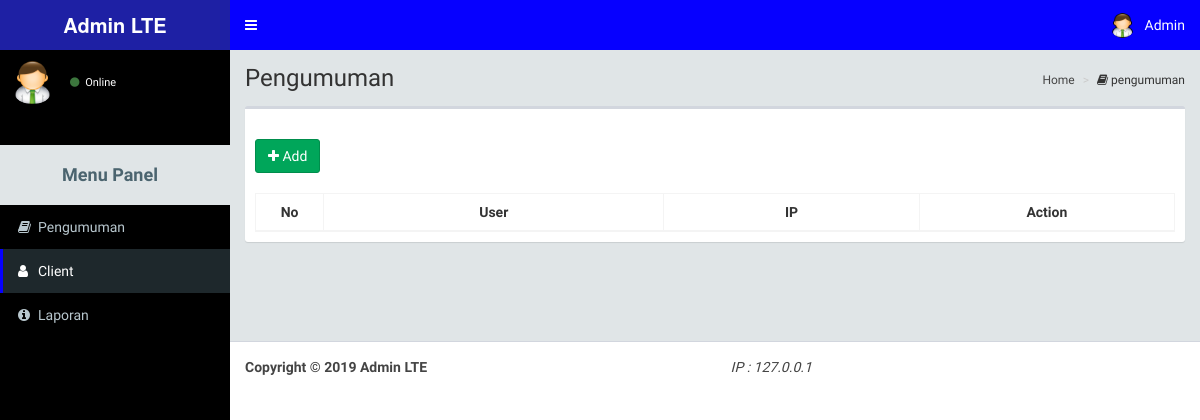
The app's page /1/client.php (signed in), older data.
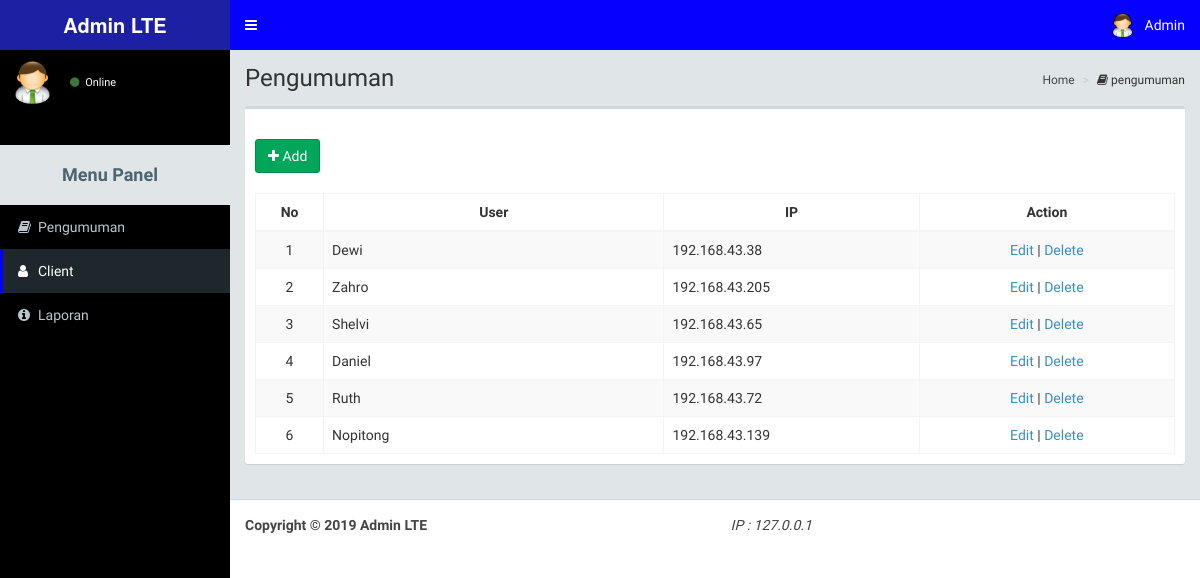
The same page, newer data.
### tables this page shows
CREATE TABLE `client` (
  `userid` int(11) NOT NULL,
  `ip` varchar(15) NOT NULL,
  `user` varchar(30) NOT NULL
);

### 1/dt_client.php (the view, shortened to what this page needs)
<thead>
	<tr>
		<th width="4%">No</th>
		<th width="20%">User</th>
		<th width="15%">IP</th>
		<th width="15%">Action</th>
	</tr>
</thead>
<tbody>
	<?php
		$querydosen = mysqli_query ($konek, "SELECT * FROM client");
		$i=1;
		while ($ar = mysqli_fetch_array ($querydosen)){
			echo "
				<tr>
					<td align=center>".$i."</td>
					<td>".$ar['user']."</td>
					<td>".$ar['ip']."</td>
					<td align=center>
					<a href='#' class='open_modal' id='$ar[userid]'>Edit</a> |
					<a href='#' onClick='confirm_delete(\"client_delete.php?nomor=$ar[userid]\")'>Delete</a>
					</td>
				</tr>";
		$i++;
		}
	?>
</tbody>

### 1/client.php (shortened to what this page needs)
<?php
include "../koneksi.php";
?>
<!DOCTYPE html>
<html>
 <head>
	<link rel="stylesheet" href="../css/bootstrap.min.css"/>
	<link href="../css/bootstrap-datetimepicker.min.css" rel="stylesheet">
	<?php
		include "bundle_css.php";
	?>
  </head>
  <body class="hold-transition skin-blue sidebar-mini">
    <div class="wrapper">
      <?php
        include 'content_header.php';
       ?>
      <aside class="main-sidebar">
        <section class="sidebar">
          <div class="user-panel">
            <div class="pull-left image">
              <img src="../aset/foto/admin.ico" class="img-circle" alt="User Image">
            </div>
            <div class="pull-left info">
              <a href="#"><i class="fa fa-circle text-success"></i> Online</a>
            </div>
          </div>
          <div class="user-panel">
          </div>
          <ul class="sidebar-menu">
              <li class="header"><h4><b><center>Menu Panel</center></b></h4></li>
                <li><a href="artikel.php"><i class="fa fa-book"></i><span>Pengumuman</span></a></li>
                <li class="active"><a href="client.php"><i class="fa fa-user"></i><span>Client</span></a></li>
                <li><a href="about.php"><i class="fa fa-info-circle"></i><span>Laporan</span></a></li>
          </ul>
        </section>
      </aside>
      <div class="content-wrapper">
        <section class="content-header">
          <h1>
            Pengumuman
          </h1>
          <ol class="breadcrumb">
            <li><a href="#"> Home</a></li>
            <li><i class="fa fa-book"></i> pengumuman</li>
          </ol>
        </section>
        <section class="content">
          <div class="row">
            <div class="col-xs-12">
              <div class="box">
                <div class="box-header">
                </div>
                <div class="box-body">
				<a href="#"><button class="btn btn-success" type="button" data-target="#ModalAdd" data-toggle="modal"><i class="fa fa-plus"></i> Add</button></a>
                  <br></br>
				  <table id="data" class="table table-bordered table-striped table-scalable">
						<?php
							include "dt_client.php";
						?>
                  </table>
                </div>
              </div>
            </div>
          </div>
        </section>
    </div>
    <?php
		include	"content_footer.php";
	?>
    </div>
  </body>
</html>

### 1/bundle_css.php (shortened to what this page needs)
   <link rel="stylesheet" href="../aset/bootstrap/css/bootstrap.min.css">
   <link rel="stylesheet" href="../aset/fa/css/font-awesome.css">
   <link rel="stylesheet" href="../aset/plugins/datatables/dataTables.bootstrap.css">
<link rel="stylesheet" href="../aset/plugins/datepicker/datepicker3.css">
<link rel="stylesheet" href="../aset/plugins/daterangepicker/daterangepicker-bs3.css">
   <link rel="stylesheet" href="../aset/dist/css/AdminLTE.min.css">
   <link rel="stylesheet" href="../aset/dist/css/skins/_all-skins.min.css">
<link rel="stylesheet" href="../aset/plugins/bootstrap-datetimepicker/css/bootstrap-datetimepicker.min.css">

### 1/content_header.php (shortened to what this page needs)
<header class="main-header">
  <div class="logo">
<span class="logo-lg"><b>Admin LTE</b></span>
</div>
  <nav class="navbar navbar-static-top" role="navigation">
    <a href="#" class="sidebar-toggle" data-toggle="offcanvas" role="button">
    </a>
    <div class="navbar-custom-menu">
      <ul class="nav navbar-nav">
        <li class="dropdown user user-menu">
          <a href="#" class="dropdown-toggle" data-toggle="dropdown">
    <img src="../aset/foto/admin.ico" class="user-image" alt="Foto">
    <span class="hidden-xs" style="text-transform:capitalize;"><?php echo $_SESSION['Username']; ?></span>
          </a>
        </li>
      </ul>
    </div>
  </nav>
</header>

### 1/content_footer.php (shortened to what this page needs)
<footer class="main-footer">
    <strong>Copyright &copy; <?php echo date("Y") ?> Admin LTE </strong> <span style="display:inline-block; width: 300px;"></span><i>IP : <?php echo $_SERVER['REMOTE_ADDR']; ?></i>
</footer>

Row changes from the older to the newer data that the page shows:
added client: user "Dewi", ip "192.168.43.38"
added client: user "Zahro", ip "192.168.43.205"
added client: user "Shelvi", ip "192.168.43.65"
added client: user "Daniel", ip "192.168.43.97"
added client: user "Ruth", ip "192.168.43.72"
added client: user "Nopitong", ip "192.168.43.139"
